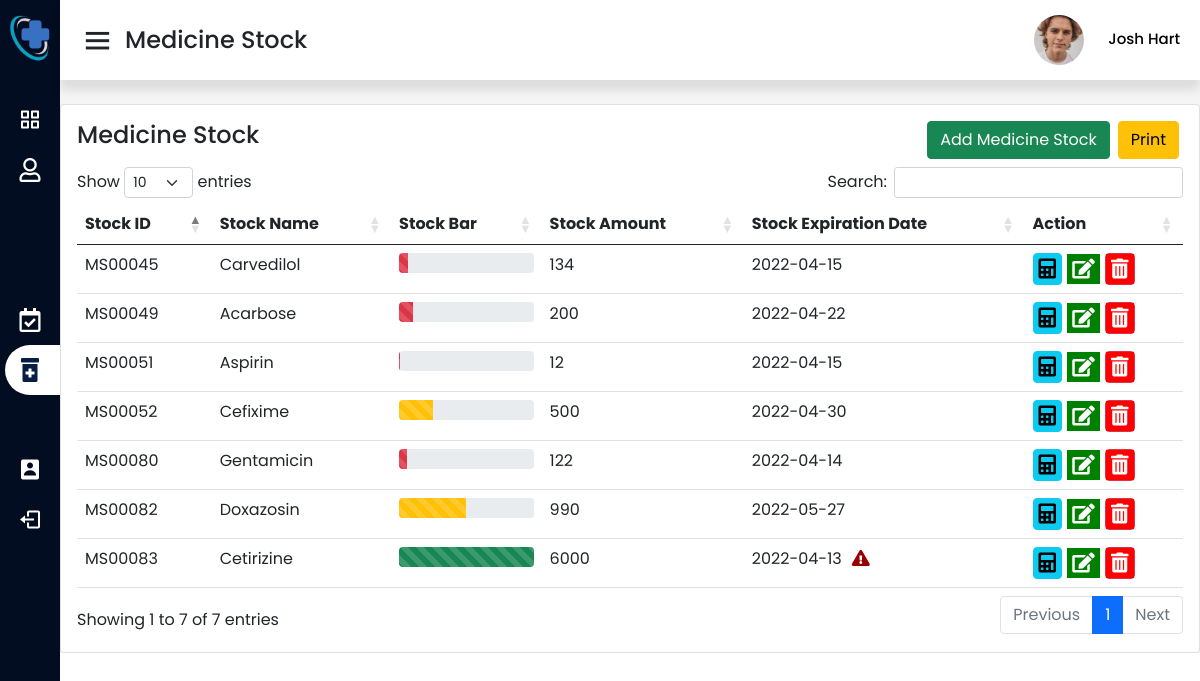
The page /staffStock.php (signed in) on the database its author committed.
### tables this page shows
CREATE TABLE `medstock` (
  `prefix` varchar(2) NOT NULL DEFAULT 'MS',
  `stockID` int(5) UNSIGNED ZEROFILL NOT NULL,
  `stockName` varchar(100) NOT NULL,
  `stockQty` int(11) NOT NULL,
  `stockExpDate` date NOT NULL
);

### staffStock.php (the view, shortened to what this page needs)
<?php
include 'connection.php';
?>
<!DOCTYPE html>
<head>
  <?php include('asset/includes/cssCDN.php'); ?>
  <link rel="stylesheet" href="asset/css/staffstyle.css">
  <link rel="stylesheet" href="asset/css/navbar.css">
</head>
<body>
  <?php $page = 'staffStock';
  include('asset/includes/staffSideBar.php'); ?>
  <section class="home-section">
    <nav>
      <div class="sidebar-button">
        <i class='bx bx-menu sidebarBtn'></i>
        <span class="dashboard">Medicine Stock</span>
      </div>
      <div class="right-nav">
        <div class="profile dropdown">
          <div>
            <img src="asset/image/profile1.jpg">
            <span class="profile_name"><?php echo $_SESSION['staffName']; ?></span>
          </div>
        </div>
      </div>
    </nav>
    <div class="home-content">
      <div class="col-lg-12 grid-margin stretch-card">
        <div class="card">
          <div class="card-body">
            <div class="row mb-2">
              <div class="col-lg-5">
                <h4 class="card-title">Medicine Stock</h4>
              </div>
              <div class="col-lg-7">
                <div class="d-flex flex-row-reverse">
                  <div class="mx-1">
                    <button type="button" class="btn btn-warning float-right" data-bs-toggle="modal" data-bs-target="#printStock">
                      Print
                    </button>
                  </div>
                  <div class="mx-1">
                    <button type="button" class="btn btn-success float-right" data-bs-toggle="modal" data-bs-target="#addData">
                      Add Medicine Stock
                    </button>
                  </div>
                </div>
              </div>
            </div>
            <div class="table-responsive">
              <table class="table table-hover table-condensed" id="dataTableID" style="width:100%">
                <thead>
                  <tr>
                    <th> Stock ID </th>
                    <th> Stock Name </th>
                    <th> Stock Bar </th>
                    <th> Stock Amount </th>
                    <th>Stock Expiration Date</th>
                    <th> Action </th>
                  </tr>
                </thead>
                <tbody>
                  <?php
                  $viewSql = "SELECT * FROM `medstock`";
                  $result = mysqli_query($data, $viewSql);
                  while ($fetch = mysqli_fetch_array($result)) {
                    $prefix = $fetch['prefix'];
                    $id = $fetch['stockID'];
                    $name = $fetch['stockName'];
                    $qty = $fetch['stockQty'];
                    $expDate = $fetch['stockExpDate'];
                    $currentDate = date("Y-m-d");
                    $per = ($qty / 2000) * 100;
                    if ($per <= 10) {
                      $color = "bg-danger";
                    } else if ($per > 10 && $per <= 60) {
                      $color = "bg-warning";
                    } else if ($per > 75) {
                      $color = "bg-success";
                    }
                    if ($expDate < $currentDate) {
                      $warning = "fas fa-exclamation-triangle";
                      $expired = "error";
                    } else {
                      $warning = "";
                      $expired = "";
                    }
                  ?>
                    <tr>
                      <td><?php echo $prefix . "" . $id; ?></td>
                      <td><?php echo $name; ?></td>
                      <td>
                        <div class="progress" style="height: 20px;">
                          <div class="progress-bar progress-bar-striped <?php echo $color; ?>" role="progressbar" style="width: <?php echo $per; ?>%" aria-valuenow="<?php echo $per; ?>" aria-valuemin="0" aria-valuemax="100"></div>
                        </div>
                      </td>
                      <td><?php echo $qty; ?></td>
                      <td class="expiration">
                        <?php echo $expDate; ?><i class="exp <?php echo $warning; ?>" style="color:rgba(150, 0, 0); margin-left: 10px;"></i></td>
                      <td class="action-button">
                        <button type="button" class="btn btn-info calBtn" data-toggle="modal" data-target="#<?php echo $expired; ?>calData<?php echo $id; ?>">
                          <i class="fas fa-calculator" style="color: black; font-size: 20px; padding: 5px;"></i></button>
                        <button type="button" class="btn btn-light editBtn" data-toggle="modal" data-target="#<?php echo $expired; ?>editData<?php echo $id; ?>">
                          <i class="fas fa-edit"></i></button>
                        <button type="button" class="btn btn-danger deleteBtn" data-toggle="modal" data-target="#deleteData<?php echo $id; ?>">
                          <i class="fas fa-trash-alt"></i></button>
                      </td>
                    </tr>
                  <?php
                  }
                  ?>
                </tbody>
              </table>
            </div>
          </div>
        </div>
      </div>
    </div>
  </section>
</body>
</html>

### asset/css/staffstyle.css (style rules this page uses)
* { margin: 0; padding: 0; box-sizing: border-box; font-family: "Poppins", sans-serif; }
body { overflow-x: hidden; }
.home-section .home-content { position: relative; padding-top: 104px; }
.home-section .home-content .action-button .fa-edit { background-color: green; color: white; font-size: 20px; padding: 5px; }
.home-section .home-content .action-button .fa-trash-alt { background-color: red; color: white; font-size: 20px; padding: 5px; }
.home-section .home-content .action-button .calBtn .fa-calculator { color: white; font-size: 20px; padding: 5px; }
.home-section .home-content .action-button button { padding: 0; }

### asset/css/navbar.css (style rules this page uses)
.home-section { position: relative; background: #f5f5f5; min-height: 20px; height: 100%; width: calc(100% - 220px); left: 220px; transition: all 0.5s ease; overflow-y: auto; }
.home-section nav { display: flex; justify-content: space-between; height: 80px; background: #fff; display: flex; align-items: center; position: fixed; width: calc(100% - 220px); left: 220px; z-index: 100; padding: 0 20px; box-shadow: 0 10px 10px rgba(0, 0, 0, 0.1); transition: all 0.5s ease; }
.home-section nav .sidebar-button { display: flex; align-items: center; font-size: 24px; font-weight: 500; }
nav .sidebar-button i { font-size: 35px; margin-right: 10px; }
nav .right-nav { display: flex; }
nav .right-nav .profile img { border-radius: 50%; width: 50px; height: 50px; object-fit: cover; margin-left: 5px; margin-right: 10px; }
nav .right-nav .profile .profile_name { color: rgb(0, 0, 0); font-size: 15px; white-space: nowrap; font-weight: 500; margin-left: 10px; }
@media (max-width: 1240px) { .home-section { width: calc(100% - 60px); left: 60px; } }
@media (max-width: 1240px) { .home-section nav { width: calc(100% - 60px); left: 60px; } }

### rows shown on the page
medstock: prefix "MS", stockID "00045", stockName "Carvedilol", stockQty "134", stockExpDate "2022-04-15"
medstock: prefix "MS", stockID "00049", stockName "Acarbose", stockQty "200", stockExpDate "2022-04-22"
medstock: prefix "MS", stockID "00051", stockName "Aspirin", stockQty "12", stockExpDate "2022-04-15"
medstock: prefix "MS", stockID "00052", stockName "Cefixime", stockQty "500", stockExpDate "2022-04-30"
medstock: prefix "MS", stockID "00080", stockName "Gentamicin", stockQty "122", stockExpDate "2022-04-14"
medstock: prefix "MS", stockID "00082", stockName "Doxazosin", stockQty "990", stockExpDate "2022-05-27"
medstock: prefix "MS", stockID "00083", stockName "Cetirizine", stockQty "6000", stockExpDate "2022-04-13"

### other values the page prints
$_SESSION['staffName'] "Josh Hart"
